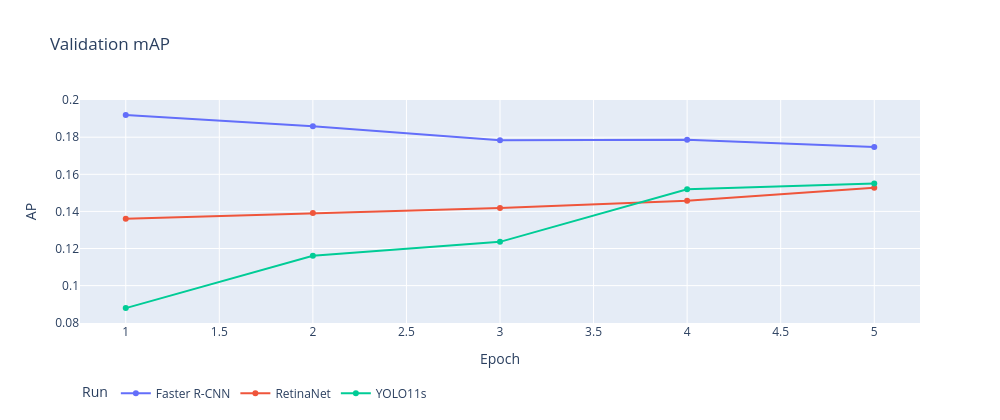
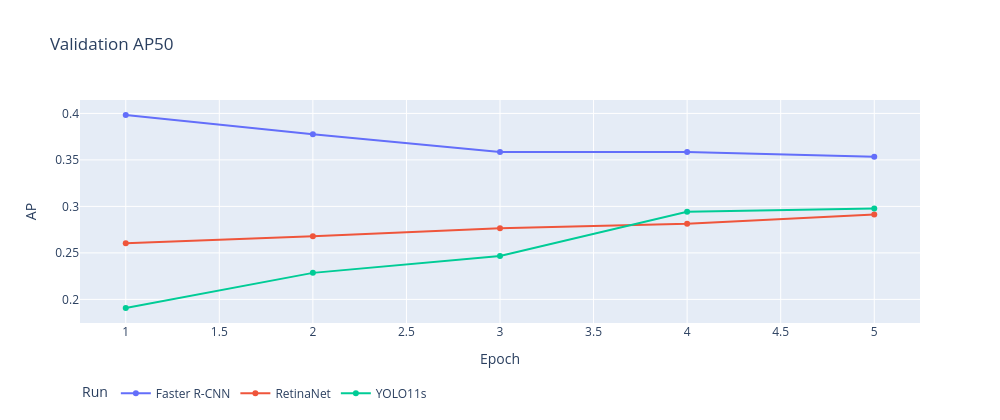
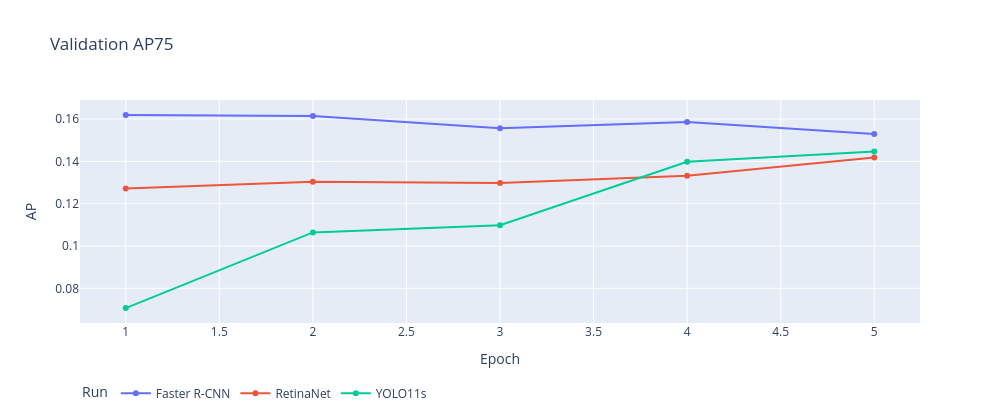
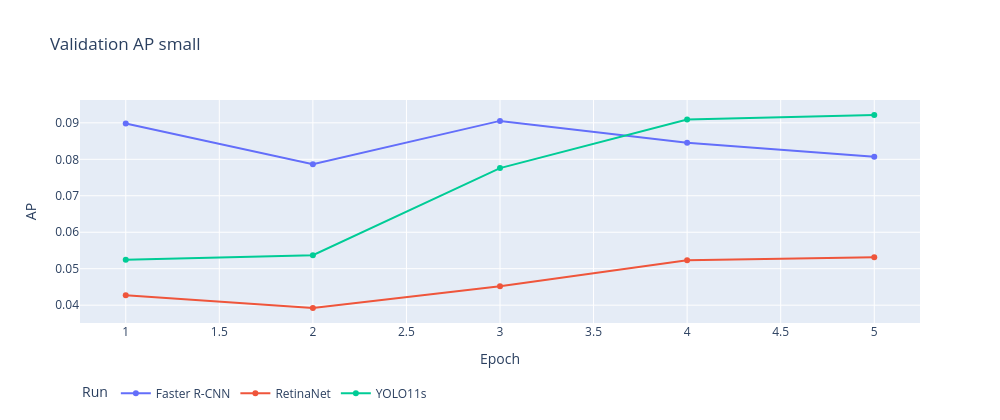

Notebook cell for these charts, in order:
### Markdown cell above
## 6. Measured model references

We report the common canonical COCO bbox evaluator, IoU 0.50:0.95 and maxDets
[1, 10, 100], using original category-specific crowd annotations. The models retain
their native losses and normalization; this is not a one-factor ablation. Historical
RetinaNet inference was capped at 300 detections, while Faster R-CNN and YOLO11s use
500. Faster R-CNN and YOLO11s additionally record maxDets 500. Final epochs and
best-validation epochs remain separate. Timings from different devices or sessions
are not a controlled hardware comparison.

### Code cell
epochs = epoch_table(records)
if not epochs.is_empty():
    for metric in ("mAP", "AP50", "AP75", "AP small", "AP medium", "AP large"):
        display(
            px.line(
                epochs.filter(pl.col("Metric") == metric),
                x="Epoch",
                y="AP",
                color="Run",
                markers=True,
                title=f"Validation {metric}",
            ).update_layout(width=1000, height=420, legend=dict(orientation="h", y=-0.25))
        )
classes = class_table(records)
if not classes.is_empty():
    display(classes.pivot(on="Run", index=["Class", "Epoch"], values="AP"))
    display(
        px.bar(
            classes,
            x="Class",
            y="AP",
            color="Run",
            barmode="group",
            title="Per-class AP at the last completed validation",
        ).update_layout(width=1000, height=450, legend=dict(orientation="h", y=-0.25))
    )
for label, record in records.items():
    curve = loss_table(record)
    if not curve.is_empty():
        display(
            px.line(curve, x="Updates", y="Loss", title=f"{label}: training loss").update_layout(
                width=1000, height=420
            )
        )
        display(
            px.line(
                curve, x="Updates", y="Learning rate", title=f"{label}: learning-rate schedule"
            ).update_layout(width=1000, height=380)
        )

### Figure 1 — Plotly figure (JSON) as saved in the notebook; plotly's stock layout.template omitted (floating-point values rounded to 4 significant figures)
{"data": [{"hovertemplate": "Run=Faster R-CNN<br>Epoch=%{x}<br>AP=%{y}<extra></extra>", "legendgroup": "Faster R-CNN", "line": {"color": "#636efa", "dash": "solid"}, "marker": {"symbol": "circle"}, "mode": "lines+markers", "name": "Faster R-CNN", "orientation": "v", "showlegend": true, "type": "scatter", "x": [1, 2, 3, 4, 5], "xaxis": "x", "y": [0.192, 0.1859, 0.1784, 0.1786, 0.1747], "yaxis": "y"}, {"hovertemplate": "Run=RetinaNet<br>Epoch=%{x}<br>AP=%{y}<extra></extra>", "legendgroup": "RetinaNet", "line": {"color": "#EF553B", "dash": "solid"}, "marker": {"symbol": "circle"}, "mode": "lines+markers", "name": "RetinaNet", "orientation": "v", "showlegend": true, "type": "scatter", "x": [1, 2, 3, 4, 5], "xaxis": "x", "y": [0.136, 0.1391, 0.1418, 0.1457, 0.1528], "yaxis": "y"}, {"hovertemplate": "Run=YOLO11s<br>Epoch=%{x}<br>AP=%{y}<extra></extra>", "legendgroup": "YOLO11s", "line": {"color": "#00cc96", "dash": "solid"}, "marker": {"symbol": "circle"}, "mode": "lines+markers", "name": "YOLO11s", "orientation": "v", "showlegend": true, "type": "scatter", "x": [1, 2, 3, 4, 5], "xaxis": "x", "y": [0.08787, 0.1161, 0.1236, 0.1519, 0.155], "yaxis": "y"}], "layout": {"height": 420, "legend": {"orientation": "h", "title": {"text": "Run"}, "tracegroupgap": 0, "y": -0.25}, "title": {"text": "Validation mAP"}, "width": 1000, "xaxis": {"anchor": "y", "domain": [0.0, 1.0], "title": {"text": "Epoch"}}, "yaxis": {"anchor": "x", "domain": [0.0, 1.0], "title": {"text": "AP"}}}}

### Figure 2 — Plotly figure (JSON) as saved in the notebook; plotly's stock layout.template omitted (floating-point values rounded to 4 significant figures)
{"data": [{"hovertemplate": "Run=Faster R-CNN<br>Epoch=%{x}<br>AP=%{y}<extra></extra>", "legendgroup": "Faster R-CNN", "line": {"color": "#636efa", "dash": "solid"}, "marker": {"symbol": "circle"}, "mode": "lines+markers", "name": "Faster R-CNN", "orientation": "v", "showlegend": true, "type": "scatter", "x": [1, 2, 3, 4, 5], "xaxis": "x", "y": [0.3984, 0.3775, 0.3584, 0.3584, 0.3535], "yaxis": "y"}, {"hovertemplate": "Run=RetinaNet<br>Epoch=%{x}<br>AP=%{y}<extra></extra>", "legendgroup": "RetinaNet", "line": {"color": "#EF553B", "dash": "solid"}, "marker": {"symbol": "circle"}, "mode": "lines+markers", "name": "RetinaNet", "orientation": "v", "showlegend": true, "type": "scatter", "x": [1, 2, 3, 4, 5], "xaxis": "x", "y": [0.2605, 0.2679, 0.2764, 0.2813, 0.2912], "yaxis": "y"}, {"hovertemplate": "Run=YOLO11s<br>Epoch=%{x}<br>AP=%{y}<extra></extra>", "legendgroup": "YOLO11s", "line": {"color": "#00cc96", "dash": "solid"}, "marker": {"symbol": "circle"}, "mode": "lines+markers", "name": "YOLO11s", "orientation": "v", "showlegend": true, "type": "scatter", "x": [1, 2, 3, 4, 5], "xaxis": "x", "y": [0.1906, 0.2285, 0.2468, 0.2942, 0.2977], "yaxis": "y"}], "layout": {"height": 420, "legend": {"orientation": "h", "title": {"text": "Run"}, "tracegroupgap": 0, "y": -0.25}, "title": {"text": "Validation AP50"}, "width": 1000, "xaxis": {"anchor": "y", "domain": [0.0, 1.0], "title": {"text": "Epoch"}}, "yaxis": {"anchor": "x", "domain": [0.0, 1.0], "title": {"text": "AP"}}}}

### Figure 3 — Plotly figure (JSON) as saved in the notebook; plotly's stock layout.template omitted (floating-point values rounded to 4 significant figures)
{"data": [{"hovertemplate": "Run=Faster R-CNN<br>Epoch=%{x}<br>AP=%{y}<extra></extra>", "legendgroup": "Faster R-CNN", "line": {"color": "#636efa", "dash": "solid"}, "marker": {"symbol": "circle"}, "mode": "lines+markers", "name": "Faster R-CNN", "orientation": "v", "showlegend": true, "type": "scatter", "x": [1, 2, 3, 4, 5], "xaxis": "x", "y": [0.1619, 0.1614, 0.1557, 0.1586, 0.1529], "yaxis": "y"}, {"hovertemplate": "Run=RetinaNet<br>Epoch=%{x}<br>AP=%{y}<extra></extra>", "legendgroup": "RetinaNet", "line": {"color": "#EF553B", "dash": "solid"}, "marker": {"symbol": "circle"}, "mode": "lines+markers", "name": "RetinaNet", "orientation": "v", "showlegend": true, "type": "scatter", "x": [1, 2, 3, 4, 5], "xaxis": "x", "y": [0.1271, 0.1304, 0.1297, 0.1332, 0.1418], "yaxis": "y"}, {"hovertemplate": "Run=YOLO11s<br>Epoch=%{x}<br>AP=%{y}<extra></extra>", "legendgroup": "YOLO11s", "line": {"color": "#00cc96", "dash": "solid"}, "marker": {"symbol": "circle"}, "mode": "lines+markers", "name": "YOLO11s", "orientation": "v", "showlegend": true, "type": "scatter", "x": [1, 2, 3, 4, 5], "xaxis": "x", "y": [0.07067, 0.1064, 0.1098, 0.1398, 0.1447], "yaxis": "y"}], "layout": {"height": 420, "legend": {"orientation": "h", "title": {"text": "Run"}, "tracegroupgap": 0, "y": -0.25}, "title": {"text": "Validation AP75"}, "width": 1000, "xaxis": {"anchor": "y", "domain": [0.0, 1.0], "title": {"text": "Epoch"}}, "yaxis": {"anchor": "x", "domain": [0.0, 1.0], "title": {"text": "AP"}}}}

### Figure 4 — Plotly figure (JSON) as saved in the notebook; plotly's stock layout.template omitted (floating-point values rounded to 4 significant figures)
{"data": [{"hovertemplate": "Run=Faster R-CNN<br>Epoch=%{x}<br>AP=%{y}<extra></extra>", "legendgroup": "Faster R-CNN", "line": {"color": "#636efa", "dash": "solid"}, "marker": {"symbol": "circle"}, "mode": "lines+markers", "name": "Faster R-CNN", "orientation": "v", "showlegend": true, "type": "scatter", "x": [1, 2, 3, 4, 5], "xaxis": "x", "y": [0.08981, 0.07866, 0.09053, 0.08453, 0.08067], "yaxis": "y"}, {"hovertemplate": "Run=RetinaNet<br>Epoch=%{x}<br>AP=%{y}<extra></extra>", "legendgroup": "RetinaNet", "line": {"color": "#EF553B", "dash": "solid"}, "marker": {"symbol": "circle"}, "mode": "lines+markers", "name": "RetinaNet", "orientation": "v", "showlegend": true, "type": "scatter", "x": [1, 2, 3, 4, 5], "xaxis": "x", "y": [0.04274, 0.0392, 0.04516, 0.05231, 0.05313], "yaxis": "y"}, {"hovertemplate": "Run=YOLO11s<br>Epoch=%{x}<br>AP=%{y}<extra></extra>", "legendgroup": "YOLO11s", "line": {"color": "#00cc96", "dash": "solid"}, "marker": {"symbol": "circle"}, "mode": "lines+markers", "name": "YOLO11s", "orientation": "v", "showlegend": true, "type": "scatter", "x": [1, 2, 3, 4, 5], "xaxis": "x", "y": [0.05246, 0.05369, 0.07759, 0.09089, 0.09218], "yaxis": "y"}], "layout": {"height": 420, "legend": {"orientation": "h", "title": {"text": "Run"}, "tracegroupgap": 0, "y": -0.25}, "title": {"text": "Validation AP small"}, "width": 1000, "xaxis": {"anchor": "y", "domain": [0.0, 1.0], "title": {"text": "Epoch"}}, "yaxis": {"anchor": "x", "domain": [0.0, 1.0], "title": {"text": "AP"}}}}
